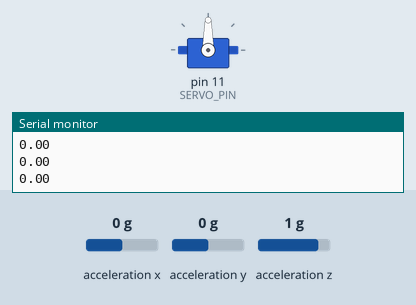
Bench run of a sketch on a simulated Arduino Uno, built with avr-gcc and run on an emulated ATmega328P. On the bench: servo, the last lines printed to the serial monitor. Wiring (inferred from the names in the program): MPU-6050 motion sensor at I2C address 0x68. Inputs (shaded band) come from the test bench; at power-on: acceleration y 0 g, acceleration z 1 g, acceleration x 0 g.

Above: at 1.2 s.
1.3 s: acceleration y set to -1.4 g
At 2.8 s:
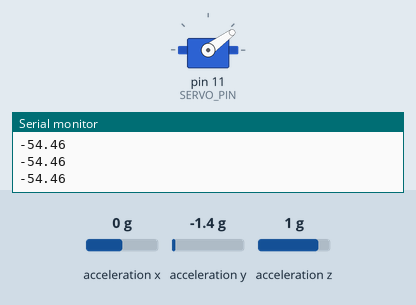
3.3 s: acceleration z set to 0 g
At 4.0 s:
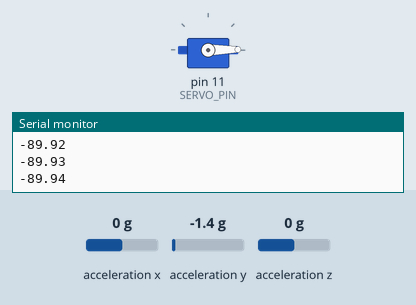
5.1 s: acceleration y set to 0.8 g
At 6.3 s:
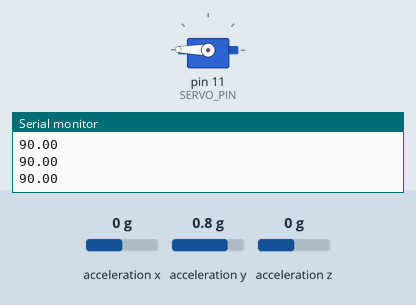
7.1 s: acceleration x set to -1.4 g
At 8.7 s:
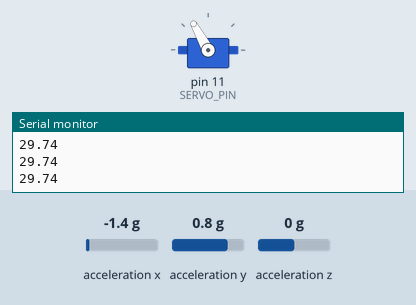
10.1 s: acceleration y set to -0.8 g
At 11.2 s:
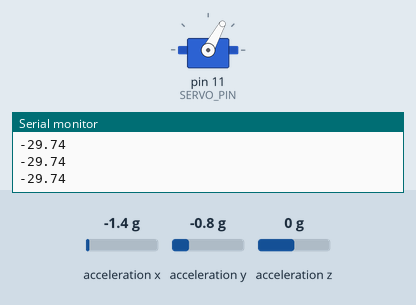
Timing chart, 0 to 13.0 s (numbered marks = the images above; inputs shaded):
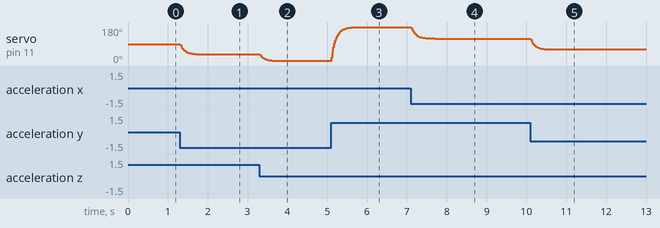

Measured:
- after the input at 1.3 s, servo on pin 11 (SERVO_PIN): moves from 90° to 36° over 0.53 s, starting at once
- after the input at 3.3 s, servo on pin 11 (SERVO_PIN): moves from 36° to 1° over 0.39 s, starting at once
- after the input at 5.1 s, servo on pin 11 (SERVO_PIN): moves from 1° to 179° over 0.57 s, starting at once
- after the input at 7.1 s, servo on pin 11 (SERVO_PIN): moves from 179° to 119° over 0.60 s, starting at once
- after the input at 10.1 s, servo on pin 11 (SERVO_PIN): moves from 119° to 61° over 0.48 s, starting at once

The sketch:

RPAS_callibration_Efficycle.ino
```cpp
#include <Wire.h>
#include <Servo.h>

#define MPU6050_ADDRESS 0x68
#define MPU6050_REG_ACCEL_XOUT_H 0x3B
#define MPU6050_REG_PWR_MGMT_1 0x6B
#define MPU6050_REG_GYRO_CONFIG 0x1B
#define SERVO_PIN 11 // Change this to your servo pin

Servo steeringServo;

int16_t gyroX, gyroY, gyroZ;
float lastAngle = 0;

void setup() {
  Wire.begin();
  Serial.begin(9600);

  Wire.beginTransmission(MPU6050_ADDRESS);
  Wire.write(MPU6050_REG_PWR_MGMT_1);
  Wire.write(0);
  Wire.endTransmission(true);

  Wire.beginTransmission(MPU6050_ADDRESS);
  Wire.write(MPU6050_REG_GYRO_CONFIG);
  Wire.write(0x08);
  Wire.endTransmission(true);

  steeringServo.attach(SERVO_PIN);
}

void loop() {
  Wire.beginTransmission(MPU6050_ADDRESS);
  Wire.write(MPU6050_REG_ACCEL_XOUT_H);
  Wire.endTransmission(false);
  Wire.requestFrom(MPU6050_ADDRESS, 6, true);
  gyroX = Wire.read() << 8 | Wire.read();
  gyroY = Wire.read() << 8 | Wire.read();
  gyroZ = Wire.read() << 8 | Wire.read();

  // Calculate roll angle
  float rollAngle = atan2(gyroY, sqrt(pow(gyroZ, 2) + pow(gyroX, 2))) * 180 / PI;

  // Smooth the movement
  float smoothedAngle = 0.9 * lastAngle + 0.1 * rollAngle;

  // Map the angle to servo position (adjust these values based on your setup)
  int servoPos = map(smoothedAngle, -90, 90, 0, 180);
  servoPos = constrain(servoPos, 0, 180);

  // Set the servo position
  steeringServo.write(servoPos);

  // Print roll angle to Serial monitor
  Serial.println(smoothedAngle);

  // Update last angle for smoothing
  lastAngle = smoothedAngle;

  // Delay for stability
  delay(10);
}
```
